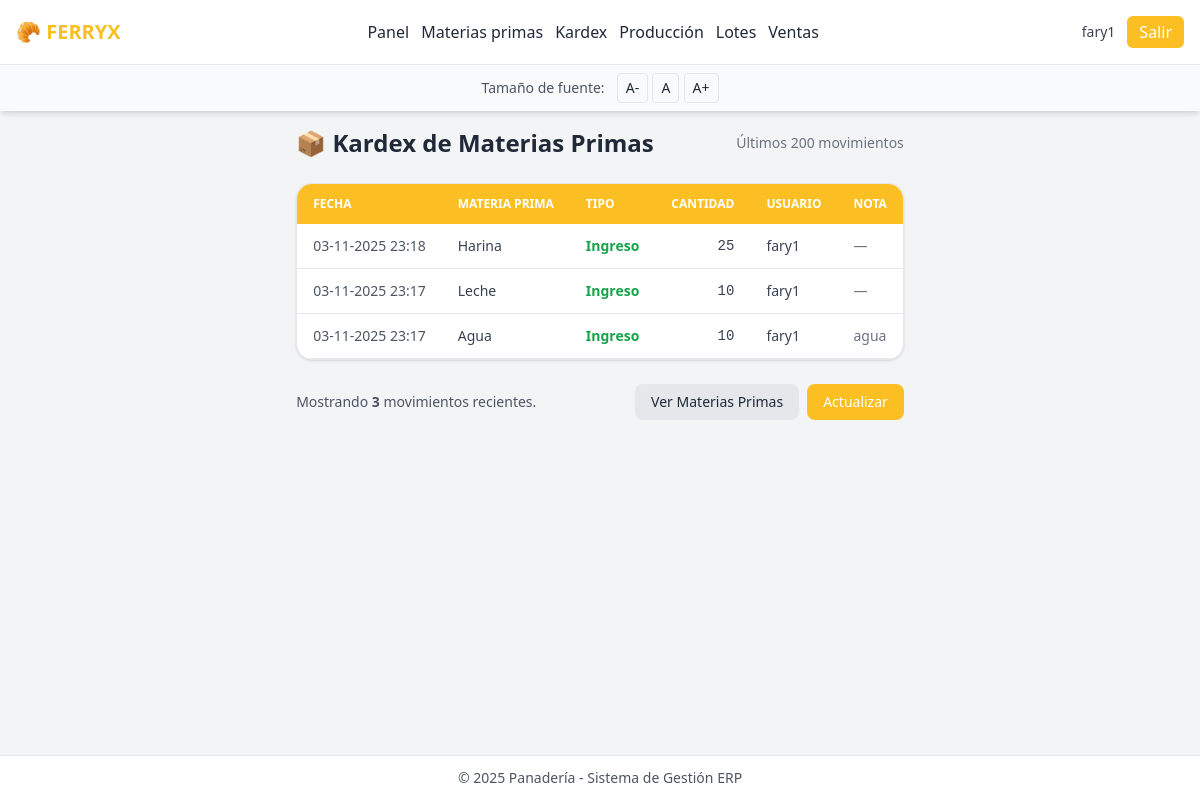
Page /kardex/ (signed in) on the committed database.
### inventario/models.py (models this page shows, shortened)
class User(AbstractUser):
    suscripcion = models.ForeignKey(
        SuscripcionCliente,
        on_delete=models.CASCADE,
        related_name="miembros",
        null=True,
        blank=True
    )
    groups = models.ManyToManyField(
        Group,
        verbose_name='groups',
        blank=True,
        help_text='The groups this user belongs to.',
        related_name="inventario_user_groups",
        related_query_name="user",
    )
    user_permissions = models.ManyToManyField(
        Permission,
        verbose_name='user permissions',
        blank=True,
        help_text='Specific permissions for this user.',
        related_name="inventario_user_permissions",
        related_query_name="user",
    )

class MovimientoMP(models.Model):
    INGRESO = "INGRESO"; CONSUMO = "CONSUMO"; AJUSTE_POS = "AJUSTE_POS"; AJUSTE_NEG = "AJUSTE_NEG"; MERMA = "MERMA"
    TIPOS = [(INGRESO, "Ingreso"), (CONSUMO, "Consumo"), (AJUSTE_POS, "Ajuste (+)"), (AJUSTE_NEG, "Ajuste (-)"), (MERMA, "Merma")]
    mp = models.ForeignKey(MateriaPrima, on_delete=models.PROTECT, related_name="movimientos")
    tipo = models.CharField(max_length=12, choices=TIPOS)
    cantidad = models.DecimalField(max_digits=12, decimal_places=3)
    fecha = models.DateTimeField(default=timezone.now)
    nota = models.CharField(max_length=250, blank=True)
    created_by = models.ForeignKey(settings.AUTH_USER_MODEL, null=True, blank=True, on_delete=models.SET_NULL)
    class Meta: ordering = ["-fecha"]
    @property
    def cantidad_signed(self) -> Decimal: return self.cantidad if self.tipo in [self.INGRESO, self.AJUSTE_POS] else -self.cantidad

class MateriaPrima(models.Model):
    suscripcion = models.ForeignKey(SuscripcionCliente, on_delete=models.CASCADE, related_name="materias_primas")
    nombre = models.CharField(max_length=120)
    unidad = models.ForeignKey(UnidadMedida, on_delete=models.PROTECT)
    stock = models.DecimalField(max_digits=12, decimal_places=3, default=0)
    stock_minimo = models.DecimalField(max_digits=12, decimal_places=3, default=0)
    activo = models.BooleanField(default=True)
    created_at = models.DateTimeField(auto_now_add=True)
    class Meta:
        ordering = ["nombre"]
        unique_together = ("suscripcion", "nombre")

### inventario/views.py (the view)
# urls.py: path("kardex/", views.kardex, name="kardex"),
@login_required
@permission_required("inventario.view_movimientomp", raise_exception=True)
def kardex(request):
    qs = MovimientoMP.objects.filter(
        mp__suscripcion=request.user.suscripcion
    ).select_related("mp").order_by("-fecha")[:300]
    return render(request, "kardex.html", {"movs": qs})

### inventario/templates/kardex.html (shortened to what this page needs)
{% extends "base.html" %}
{% block content %}
<div class="flex flex-col sm:flex-row justify-between items-start sm:items-center mb-6 gap-2">
  <h1 class="text-2xl font-bold text-gray-800">📦 Kardex de Materias Primas</h1>
  <span class="text-sm text-gray-500">Últimos 200 movimientos</span>
</div>
<div class="hidden md:block overflow-x-auto bg-white shadow rounded-2xl border border-gray-200">
  <table class="min-w-full text-sm text-gray-700 table-auto">
    <thead class="bg-panaderia text-white uppercase text-xs">
      <tr>
        <th class="py-3 px-4 text-left">Fecha</th>
        <th class="py-3 px-4 text-left">Materia Prima</th>
        <th class="py-3 px-4 text-left">Tipo</th>
        <th class="py-3 px-4 text-right">Cantidad</th>
        <th class="py-3 px-4 text-left">Usuario</th>
        <th class="py-3 px-4 text-left">Nota</th>
      </tr>
    </thead>
    <tbody>
      {% for m in movs %}
        <tr class="border-b hover:bg-gray-50 transition">
          <td class="py-3 px-4 whitespace-nowrap text-gray-600">{{ m.fecha|date:"d-m-Y H:i" }}</td>
          <td class="py-3 px-4">{{ m.mp.nombre }}</td>
          <td class="py-3 px-4 font-semibold">
            {% if m.tipo == "INGRESO" %}
              <span class="text-green-600">Ingreso</span>
            {% elif m.tipo == "CONSUMO" %}
              <span class="text-blue-600">Consumo</span>
            {% elif m.tipo == "MERMA" %}
              <span class="text-red-600">Merma</span>
            {% elif m.tipo == "AJUSTE_POS" %}
              <span class="text-emerald-600">Ajuste (+)</span>
            {% else %}
              <span class="text-orange-600">Ajuste (−)</span>
            {% endif %}
          </td>
          <td class="py-3 px-4 text-right font-mono">{{ m.cantidad_signed|floatformat:"-1" }}</td>
          <td class="py-3 px-4">{{ m.created_by|default:"—" }}</td>
          <td class="py-3 px-4 text-gray-500">{{ m.nota|default:"—" }}</td>
        </tr>
      {% empty %}
        <tr>
          <td colspan="6" class="py-6 text-center text-gray-500 italic">Sin movimientos registrados.</td>
        </tr>
      {% endfor %}
    </tbody>
  </table>
</div>
<div class="mt-6 flex flex-col sm:flex-row justify-between items-start sm:items-center gap-3">
  <div class="text-gray-600 text-sm">
    Mostrando <strong>{{ movs|length }}</strong> movimientos recientes.
  </div>
  <div class="flex flex-wrap gap-2">
    <a href="{% url 'inventario:mp_list' %}" class="px-4 py-2 bg-gray-200 hover:bg-gray-300 rounded-lg text-sm font-medium">Ver Materias Primas</a>
    <a href="{% url 'inventario:kardex' %}" class="px-4 py-2 bg-panaderia text-white hover:bg-yellow-500 rounded-lg text-sm font-medium">Actualizar</a>
  </div>
</div>
{% endblock %}

### inventario/templates/base.html (shortened to what this page needs)
{% load static %}
<!doctype html>
<html lang="es">
<head>
  <script src="https://cdn.tailwindcss.com"></script>
</head>
<body class="bg-gray-100 text-gray-800 min-h-screen flex flex-col">
  <header class="bg-white shadow-md sticky top-0 z-50">
    <div class="max-w-7xl mx-auto flex justify-between items-center p-4">
      <a href="{% url 'inventario:panel' %}" class="text-xl font-bold text-panaderia">🥐 FERRYX </a>
      {% if user.is_authenticated %}
      <nav class="hidden md:flex flex-wrap gap-3">
        <a href="{% url 'inventario:panel' %}" class="hover:text-panaderia">Panel</a>
        {% if perms.inventario.view_materiaprima %}
          <a href="{% url 'inventario:mp_list' %}" class="hover:text-panaderia">Materias primas</a>
        {% endif %}
        {% if perms.inventario.view_movimientomp %}
          <a href="{% url 'inventario:kardex' %}" class="hover:text-panaderia">Kardex</a>
        {% endif %}
        {% if perms.inventario.view_ordenproduccion %}
          <a href="{% url 'inventario:op_list' %}" class="hover:text-panaderia">Producción</a>
        {% endif %}
        {% if perms.inventario.view_loteproducto %}
          <a href="{% url 'inventario:lote_list' %}" class="hover:text-panaderia">Lotes</a>
        {% endif %}
        {% if perms.inventario.view_venta %}
          <a href="{% url 'inventario:venta_list' %}" class="hover:text-panaderia">Ventas</a>
        {% endif %}
      </nav>
      {% endif %}
      <div class="flex items-center gap-3 ml-4">
        {% if user.is_authenticated %}
          <span class="text-sm text-gray-700">{{ user.username }}</span>
          <form method="post" action="{% url 'logout' %}" class="inline">
            <button type="submit" class="bg-panaderia text-white px-3 py-1 rounded-md hover:bg-yellow-500">
              Salir
            </button>
          </form>
        {% else %}
          <a href="{% url 'login' %}" class="bg-panaderia text-white px-3 py-1 rounded-md hover:bg-yellow-500">Entrar</a>
        {% endif %}
      </div>
    </div>
    <div class="bg-gray-50 border-t text-center py-2">
      <span class="text-sm text-gray-600 mr-2">Tamaño de fuente:</span>
      <button onclick="setFontSize(90)" class="px-2 py-1 text-sm border rounded hover:bg-gray-200">A-</button>
      <button onclick="setFontSize(100)" class="px-2 py-1 text-sm border rounded hover:bg-gray-200">A</button>
      <button onclick="setFontSize(120)" class="px-2 py-1 text-sm border rounded hover:bg-gray-200">A+</button>
    </div>
  </header>
  <main class="flex-grow max-w-7xl mx-auto px-4 sm:px-6 md:px-8 py-4">
    {% block content %}
    {% endblock %}
  </main>
  <footer class="bg-white border-t text-center py-3 mt-6 text-sm text-gray-600">
    © {% now "Y" %} Panadería - Sistema de Gestión ERP
  </footer>
</body>
</html>

### rows in the picture
User: username "fary1"
MovimientoMP: fecha "03-11-2025 23:18", mp.nombre "Harina", shows "Ingreso", cantidad_signed "25", created_by "fary1", nota "—"
MovimientoMP: fecha "03-11-2025 23:17", mp.nombre "Leche", shows "Ingreso", cantidad_signed "10", created_by "fary1", nota "—"
MovimientoMP: fecha "03-11-2025 23:17", mp.nombre "Agua", shows "Ingreso", cantidad_signed "10", created_by "fary1", nota "agua"

### other values in the picture
{{ movs|length }} "3"
